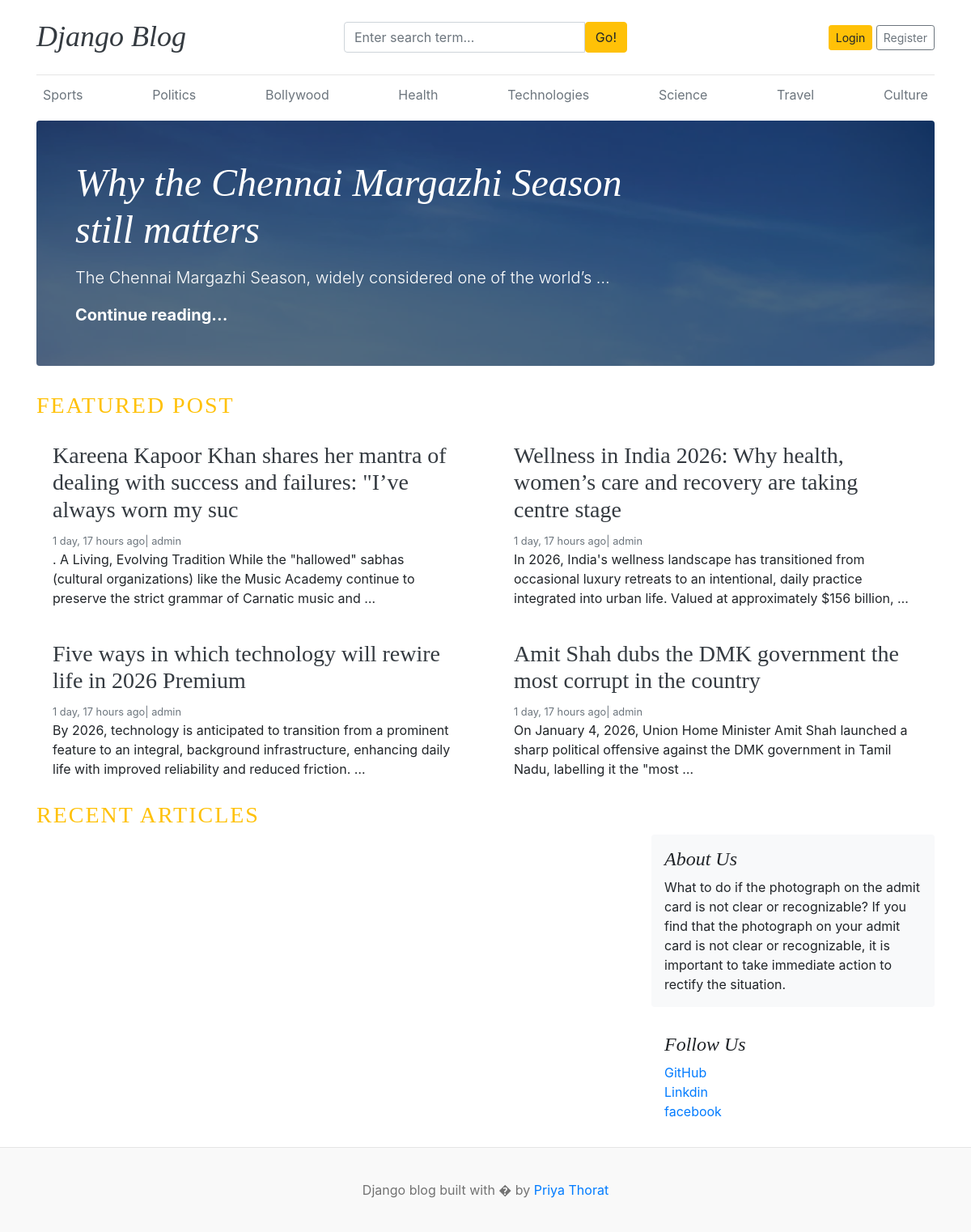
The page / on the database its author committed.
### blogs/models.py (models this page shows, shortened)
class Category(models.Model):
    category_name=models.CharField(max_length=50,unique=True)
    created_at=models.DateTimeField(auto_now_add=True)
    updated_at=models.DateTimeField(auto_now=True)
    class Meta:  #its for plural categorys to ==
        verbose_name_plural='categories'

class Blog(models.Model):
    title = models.CharField(max_length=100)
    slug = models.SlugField(max_length=150, unique=True, blank=True)
    category = models.ForeignKey(Category, on_delete=models.CASCADE)
    author = models.ForeignKey(User, on_delete=models.CASCADE)
    featured_img = models.ImageField(upload_to='uploads/%Y/%m/%d')
    short_description = models.TextField(max_length=500)
    blog_body = models.TextField(max_length=2000)
    status = models.CharField(max_length=20,choices=STATUS_CHOICES, default="Draft")
    is_featured = models.BooleanField(default=False)
    created_at = models.DateTimeField(auto_now_add=True)
    updated_at = models.DateTimeField(auto_now=True)

### assignments/models.py (models this page shows, shortened)
class About(models.Model):
    about_heading=models.CharField(max_length=25)
    about_desc=models.TextField(max_length=255)
    created_at = models.DateTimeField(auto_now_add=True)
    updated_at = models.DateTimeField(auto_now=True)
    class Meta:
        verbose_name_plural='About'

class SocialLink(models.Model):
    platform=models.CharField(max_length=25)
    link=models.URLField(max_length=100)
    created_at = models.DateTimeField(auto_now_add=True)
    updated_at = models.DateTimeField(auto_now=True)

### blog_main/views.py (the view)
# urls.py: 2. Add a URL to urlpatterns:  path('', views.home, name='home')
def home(request):
    featured_post=Blog.objects.filter(is_featured=True,status='Published').order_by('-updated_at') #filter because we have to add cond
    posts=Blog.objects.filter(is_featured=False, status='Published')
    try:#try only works with get() not with all() and filter()
        about=About.objects.get()
    except:
        about=None
    context={
        'featured_post':featured_post,
        'posts':posts,
        'about':about
    }
    return render(request ,"home.html",context) #context will only take one function for the categories we have dine the context processor

### blogs/context_processors.py (called while the page is built)
def get_categories(request):
    categories=Category.objects.all()
    return dict(categories=categories)

def get_social_links(request):
    social_links=SocialLink.objects.all()
    return dict(social_links=social_links)

### template/home.html (shortened to what this page needs)
{% extends 'base.html'%}
  {% block content  %}
{% for post in featured_post%}
 {% if forloop.first%}
<div class="jumbotron p-3 p-md-5 text-white rounded bg-dark" style="background-image: url({{post.featured_img.url}});background-blend-mode: overlay;background-size:cover;">
    <div class="col-md-8 px-0">
      <h1 class="display-4 font-italic">{{post.title}}</h1>
      <p class="lead my-3">{{post.short_description | truncatewords:10}}</p>
      <p class="lead mb-0"><a href="{%url 'blogs' post.slug %}" class="text-white font-weight-bold">Continue reading...</a></p>
    </div>
  </div>
{% endif %}
{% endfor%}
 <h3 class="text-uppercase text-warning" style="letter-spacing: 2px;">Featured Post</h3>
  <div class="row mb-2">
    {% for post in featured_post %}
    {% if not forloop.first%}
    <div class="col-md-6">
      <div class="card border-0" >
        <div class="card-body">
          <h3><a href="{%url 'blogs' post.slug %}" class="text-dark">{{post.title}}</a></h3>
          <small class="mb-1 text-muted">{{post.created_at | timesince}} ago| {{post.author}}</small>
          <p class="card-text">{{post.short_description | truncatewords:25}}</p>
        </div>
      </div>
    </div>
    {%endif%}
  {%endfor%}
  </div>
  <h3 class="text-uppercase text-warning" style="letter-spacing: 2px;">Recent Articles</h3>
  <main role="main" class="container p-0">
    <div class="row">
      <div class="col-md-8 blog-main">
      </div>
      <aside class="col-md-4 blog-sidebar">
        <div class="p-3 mb-3 bg-light rounded">
          <h4 class="font-italic">{{about.about_heading}}</h4>
          <p class="mb-0">{{about.about_desc}}</p>
        </div>
        {% if social_links%}
        <div class="p-3">
          <h4 class="font-italic">Follow Us</h4>
          <ol class="list-unstyled">
            {% for i in social_links%}
            <li><a href="{{ i.link}}" target="_blank">{{i.platform}}</a></li>
            {% endfor %}
          </ol>
        </div>
        {% endif %}
      </aside>
    </div>
  </main>
</div>
 {% endblock %}

### template/base.html (shortened to what this page needs)
<!DOCTYPE html>
<html lang="en">
<head>
    <link href="https://getbootstrap.com/docs/4.0/dist/css/bootstrap.min.css" rel="stylesheet">
    <link href="css/blog.css" rel="stylesheet">
  </head>
<body>
    <div class="container">
      <header class="blog-header py-3">
        <div class="row flex-nowrap justify-content-between align-items-center">
          <div class="col-4 pt-1">
            <h1 class="font-italic"><a class="blog-header-logo text-dark" href="/">Django Blog</a></h1>
          </div>
          <div class="col-4">
            <form action="{% url 'search'%}" method="GET">
              <div class="input-group">
                        <input class="form-control" type="text" name="keyword" value="{{keyword}}" placeholder="Enter search term..." aria-label="Enter search term..." aria-describedby="button-search" />
                        <button type="submit" class="btn btn-warning" id="button-search" type="button">Go!</button>
                    </div>
            </form>
          </div>
          <div class="col-4 d-flex justify-content-end align-items-center">
            {% if not user.is_authenticated%}
            <a class="btn btn-sm btn-warning" href="{% url 'login' %}">Login</a> &nbsp;
            <a class="btn btn-sm btn-outline-secondary" href="{% url 'register' %}">Register</a>
            {% else %}
            <span>You are logged as {{user}}</span>&nbsp;&nbsp;
            <span><a href="{% url 'logout' %}">Logout</a></span>
            {% endif %}
          </div>
        </div>
      </header>
      <div class="nav-scroller py-1 mb-2">
        <nav class="nav d-flex justify-content-between">
          {% for cat in categories%}
          <a class="p-2 text-muted" href="{% url 'posts_by_category' cat.id %}">{{cat.category_name}}</a>
          {%endfor%}
        </nav>
      </div>
{% block content%}
{%endblock%}
   <footer class="blog-footer">
  <p class="text-center">Django blog built with � by <a href="#">Priya Thorat</a></p>
</footer>
</body>
</html>

### blog_main/static/css/blog.css (style rules this page uses)
.blog-header { border-bottom: 1px solid #e5e5e5; }
.blog-header-logo { font-family: "Playfair Display", Georgia, "Times New Roman", serif; font-size: 2.25rem; }
h1, h2, h3, h4, h5, h6 { font-family: "Playfair Display", Georgia, "Times New Roman", serif; }
.display-4 { font-size: 2.5rem; }
@media (min-width: 768px) { .display-4 { font-size: 3rem; } }
.blog-footer { padding: 2.5rem 0; color: #727272; text-align: center; background-color: #f9f9f9; border-top: .05rem solid #e5e5e5; }
.blog-footer p:last-child { margin-bottom: 0; }

### rows shown on the page
Category: category_name "Sports"
Category: category_name "Politics"
Category: category_name "Bollywood"
Category: category_name "Health"
Category: category_name "Technologies"
Category: category_name "Science"
Category: category_name "Travel"
Category: category_name "Culture"
Blog: featured_img (picture), title "Why the Chennai Margazhi Season still matters", short_description "The Chennai Margazhi Season, widely considered one of the world’s …"
Blog: title "Kareena Kapoor Khan shares her mantra of dealing with success and failures: \"I’ve always worn my suc", created_at "1 day, 17 hours", author "admin", short_description ". A Living, Evolving Tradition While the \"hallowed\" sabhas (cultural organizations) like the Music Academy continue to preserve the strict grammar of Carnatic music and …"
Blog: title "Wellness in India 2026: Why health, women’s care and recovery are taking centre stage", created_at "1 day, 17 hours", author "admin", short_description "In 2026, India's wellness landscape has transitioned from occasional luxury retreats to an intentional, daily practice integrated into urban life. Valued at approximately $156 billion, …"
Blog: title "Five ways in which technology will rewire life in 2026 Premium", created_at "1 day, 17 hours", author "admin", short_description "By 2026, technology is anticipated to transition from a prominent feature to an integral, background infrastructure, enhancing daily life with improved reliability and reduced friction. …"
Blog: title "Amit Shah dubs the DMK government the most corrupt in the country", created_at "1 day, 17 hours", author "admin", short_description "On January 4, 2026, Union Home Minister Amit Shah launched a sharp political offensive against the DMK government in Tamil Nadu, labelling it the \"most …"
About: about_heading "About Us", about_desc "What to do if the photograph on the admit card is not clear or recognizable? If you find that the photograph on your admit card is not clear or recognizable, it is important to take immediate action to rectify the situation."
SocialLink: platform "GitHub"
SocialLink: platform "Linkdin"
SocialLink: platform "facebook"
